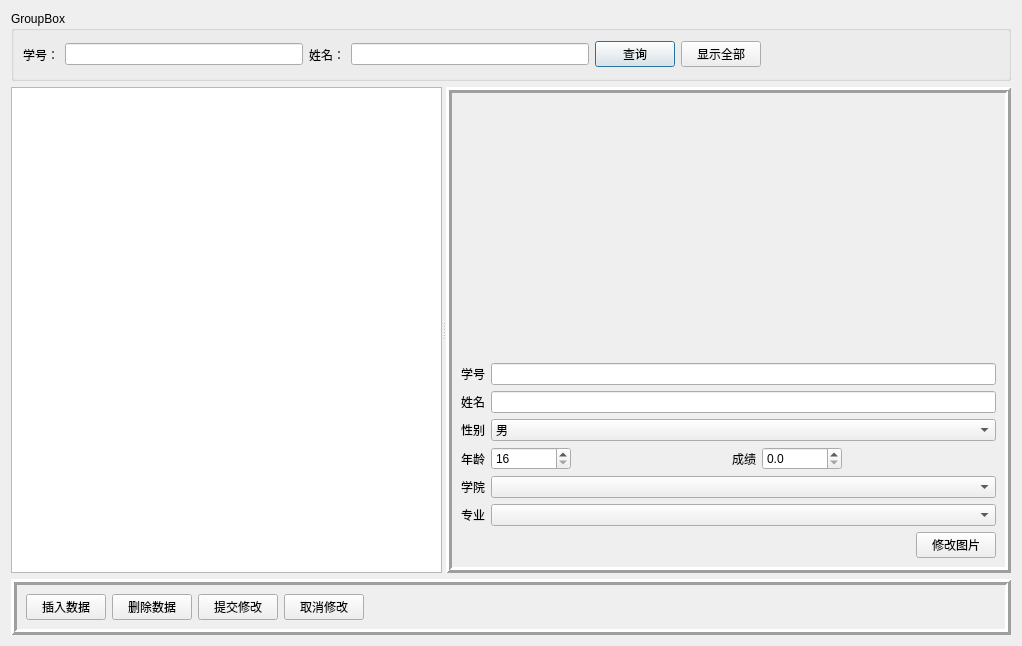
<?xml version="1.0" encoding="UTF-8"?>
<ui version="4.0">
 <class>AdminPage</class>
 <widget class="QDialog" name="AdminPage">
  <property name="geometry">
   <rect>
    <x>0</x>
    <y>0</y>
    <width>1022</width>
    <height>646</height>
   </rect>
  </property>
  <property name="sizePolicy">
   <sizepolicy hsizetype="Expanding" vsizetype="Expanding">
    <horstretch>0</horstretch>
    <verstretch>0</verstretch>
   </sizepolicy>
  </property>
  <property name="contextMenuPolicy">
   <enum>Qt::DefaultContextMenu</enum>
  </property>
  <property name="windowTitle">
   <string>Dialog</string>
  </property>
  <layout class="QVBoxLayout" name="verticalLayout" stretch="1,7,0">
   <item>
    <widget class="QGroupBox" name="groupBox">
     <property name="title">
      <string>GroupBox</string>
     </property>
     <layout class="QHBoxLayout" name="horizontalLayout">
      <item>
       <widget class="QLabel" name="label">
        <property name="text">
         <string>学号：</string>
        </property>
       </widget>
      </item>
      <item>
       <widget class="QLineEdit" name="stuNoEdit"/>
      </item>
      <item>
       <widget class="QLabel" name="label_2">
        <property name="text">
         <string>姓名：</string>
        </property>
       </widget>
      </item>
      <item>
       <widget class="QLineEdit" name="nameEdit"/>
      </item>
      <item>
       <widget class="QPushButton" name="qureyBtn">
        <property name="text">
         <string>查询</string>
        </property>
       </widget>
      </item>
      <item>
       <widget class="QPushButton" name="showAllBtn">
        <property name="text">
         <string>显示全部</string>
        </property>
       </widget>
      </item>
      <item>
       <spacer name="horizontalSpacer">
        <property name="orientation">
         <enum>Qt::Horizontal</enum>
        </property>
        <property name="sizeHint" stdset="0">
         <size>
          <width>40</width>
          <height>20</height>
         </size>
        </property>
       </spacer>
      </item>
     </layout>
    </widget>
   </item>
   <item>
    <widget class="QSplitter" name="splitter">
     <property name="orientation">
      <enum>Qt::Horizontal</enum>
     </property>
     <widget class="QTableView" name="tableView"/>
     <widget class="QFrame" name="frame">
      <property name="frameShape">
       <enum>QFrame::Box</enum>
      </property>
      <property name="frameShadow">
       <enum>QFrame::Raised</enum>
      </property>
      <property name="lineWidth">
       <number>3</number>
      </property>
      <layout class="QVBoxLayout" name="verticalLayout_3" stretch="5,2,1">
       <item>
        <widget class="QWidget" name="widget" native="true">
         <layout class="QVBoxLayout" name="verticalLayout_2">
          <property name="leftMargin">
           <number>0</number>
          </property>
          <property name="topMargin">
           <number>0</number>
          </property>
          <property name="rightMargin">
           <number>0</number>
          </property>
          <property name="bottomMargin">
           <number>0</number>
          </property>
          <item>
           <widget class="QLabel" name="image_label">
            <property name="text">
             <string/>
            </property>
           </widget>
          </item>
         </layout>
        </widget>
       </item>
       <item>
        <layout class="QGridLayout" name="gridLayout">
         <item row="0" column="0">
          <widget class="QLabel" name="label_4">
           <property name="text">
            <string>学号</string>
           </property>
          </widget>
         </item>
         <item row="0" column="1">
          <widget class="QLineEdit" name="numEdit"/>
         </item>
         <item row="1" column="0">
          <widget class="QLabel" name="label_3">
           <property name="text">
            <string>姓名</string>
           </property>
          </widget>
         </item>
         <item row="1" column="1">
          <widget class="QLineEdit" name="nameEdit_2"/>
         </item>
         <item row="2" column="0">
          <widget class="QLabel" name="label_5">
           <property name="text">
            <string>性别</string>
           </property>
          </widget>
         </item>
         <item row="2" column="1">
          <widget class="QComboBox" name="genderBox">
           <item>
            <property name="text">
             <string>男</string>
            </property>
           </item>
           <item>
            <property name="text">
             <string>女</string>
            </property>
           </item>
          </widget>
         </item>
         <item row="3" column="0" colspan="2">
          <layout class="QHBoxLayout" name="horizontalLayout_4">
           <item>
            <widget class="QLabel" name="label_8">
             <property name="text">
              <string>年龄</string>
             </property>
            </widget>
           </item>
           <item>
            <widget class="QSpinBox" name="ageBox">
             <property name="minimumSize">
              <size>
               <width>80</width>
               <height>0</height>
              </size>
             </property>
             <property name="minimum">
              <number>16</number>
             </property>
             <property name="maximum">
              <number>40</number>
             </property>
            </widget>
           </item>
           <item>
            <spacer name="horizontalSpacer_4">
             <property name="orientation">
              <enum>Qt::Horizontal</enum>
             </property>
             <property name="sizeHint" stdset="0">
              <size>
               <width>40</width>
               <height>20</height>
              </size>
             </property>
            </spacer>
           </item>
           <item>
            <widget class="QLabel" name="label_9">
             <property name="text">
              <string>成绩</string>
             </property>
            </widget>
           </item>
           <item>
            <widget class="QDoubleSpinBox" name="scoreBox">
             <property name="minimumSize">
              <size>
               <width>80</width>
               <height>0</height>
              </size>
             </property>
             <property name="decimals">
              <number>1</number>
             </property>
            </widget>
           </item>
           <item>
            <spacer name="horizontalSpacer_5">
             <property name="orientation">
              <enum>Qt::Horizontal</enum>
             </property>
             <property name="sizeHint" stdset="0">
              <size>
               <width>40</width>
               <height>20</height>
              </size>
             </property>
            </spacer>
           </item>
          </layout>
         </item>
         <item row="4" column="0">
          <widget class="QLabel" name="label_7">
           <property name="text">
            <string>学院</string>
           </property>
          </widget>
         </item>
         <item row="4" column="1">
          <widget class="QComboBox" name="departBox">
           <property name="editable">
            <bool>false</bool>
           </property>
          </widget>
         </item>
         <item row="5" column="0">
          <widget class="QLabel" name="label_6">
           <property name="text">
            <string>专业</string>
           </property>
          </widget>
         </item>
         <item row="5" column="1">
          <widget class="QComboBox" name="majorBox">
           <property name="editable">
            <bool>false</bool>
           </property>
          </widget>
         </item>
        </layout>
       </item>
       <item>
        <layout class="QHBoxLayout" name="horizontalLayout_3">
         <item>
          <spacer name="horizontalSpacer_3">
           <property name="orientation">
            <enum>Qt::Horizontal</enum>
           </property>
           <property name="sizeHint" stdset="0">
            <size>
             <width>40</width>
             <height>20</height>
            </size>
           </property>
          </spacer>
         </item>
         <item>
          <widget class="QPushButton" name="picBtn">
           <property name="text">
            <string>修改图片</string>
           </property>
          </widget>
         </item>
        </layout>
       </item>
      </layout>
     </widget>
    </widget>
   </item>
   <item>
    <widget class="QFrame" name="frame_2">
     <property name="frameShape">
      <enum>QFrame::Box</enum>
     </property>
     <property name="frameShadow">
      <enum>QFrame::Raised</enum>
     </property>
     <property name="lineWidth">
      <number>3</number>
     </property>
     <layout class="QHBoxLayout" name="horizontalLayout_2">
      <item>
       <widget class="QPushButton" name="insertBtn">
        <property name="text">
         <string>插入数据</string>
        </property>
       </widget>
      </item>
      <item>
       <widget class="QPushButton" name="deleteBtn">
        <property name="text">
         <string>删除数据</string>
        </property>
       </widget>
      </item>
      <item>
       <widget class="QPushButton" name="saveBtn">
        <property name="text">
         <string>提交修改</string>
        </property>
       </widget>
      </item>
      <item>
       <widget class="QPushButton" name="cancelBtn">
        <property name="text">
         <string>取消修改</string>
        </property>
       </widget>
      </item>
      <item>
       <spacer name="horizontalSpacer_2">
        <property name="orientation">
         <enum>Qt::Horizontal</enum>
        </property>
        <property name="sizeHint" stdset="0">
         <size>
          <width>40</width>
          <height>20</height>
         </size>
        </property>
       </spacer>
      </item>
     </layout>
    </widget>
   </item>
  </layout>
 </widget>
 <resources/>
 <connections/>
</ui>
